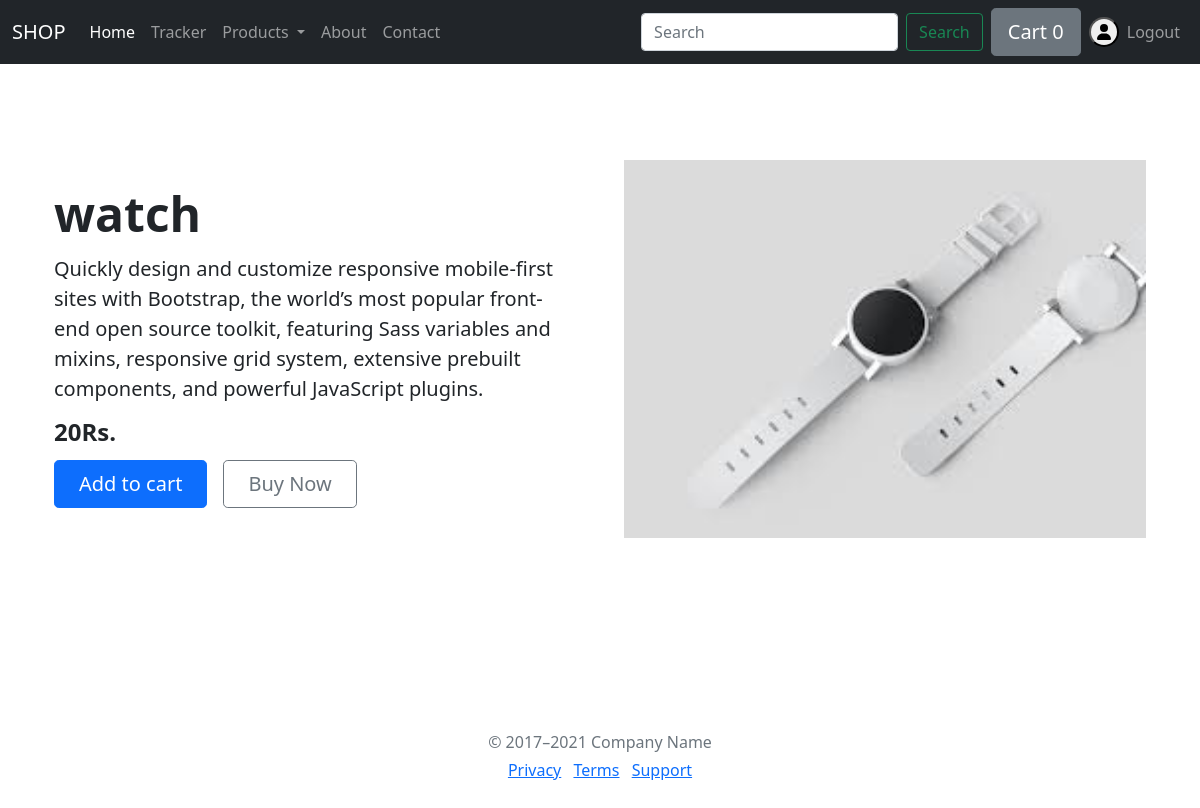
Page /shop/productviews/1 on the committed database.
### shop/models.py (models this page shows, shortened)
class Product(models.Model):
    product_id = models.AutoField
    product_name = models.CharField(max_length=50)
    price=models.IntegerField(default=0)
    category=models.CharField(max_length=50,default="")
    sub_category=models.CharField(max_length=50,default="")
    desc = models.CharField(max_length=300)
    pub_date = models.DateField()
    image= models.ImageField(upload_to="shop/img",default="")

### shop/views.py (the view)
# urls.py: path("productviews/<int:myid>",views.productviews,name="prodectviews"),
def productviews(request,myid):
    product = Product.objects.filter(id=myid)
    return render(request,'shop/productviews.html',{'product':product[0]})

### shop/templates/shop/productviews.html (shortened to what this page needs)
{% extends 'shop/basic.html' %}
{% load static %}
{% block body %}
<div class="container col-xxl-8 px-4 py-5">
    <div class="row flex-lg-row-reverse align-items-center g-5 py-5">
      <div class="col-10 col-sm-8 col-lg-6">
        <img src="/media/{{product.image}}" class="d-block mx-lg-auto img-fluid" alt="Bootstrap Themes" width="700" height="500" loading="lazy">
      </div>
      <div class="col-lg-6">
        <h1 class="display-5 fw-bold lh-1 mb-3" id="name{{product.id}}">{{product.product_name}}</h1>
        <p class="lead">Quickly design and customize responsive mobile-first sites with Bootstrap, the world’s most popular front-end open source toolkit, featuring Sass variables and mixins, responsive grid system, extensive prebuilt components, and powerful JavaScript plugins.</p>
        <h4 class="display-7 fw-bold lh-1 mb-3" id="price{{product.id}}">{{product.price}}Rs.</h4>
        <div class="d-grid gap-2 d-md-flex justify-content-md-start">
          <span id="btn{{product.id}}" class="divpr">
          <button class="btn btn-primary btn-lg px-4 me-md-2 btncart" id="pr{{product.id}}">Add to cart</button>
          </span>
          <button type="button" class="btn btn-outline-secondary btn-lg px-4">Buy Now</button>
        </div>
      </div>
    </div>
  </div>
{% endblock%}

### rows in the picture
Product: image (picture), product_name "watch", price "20"
